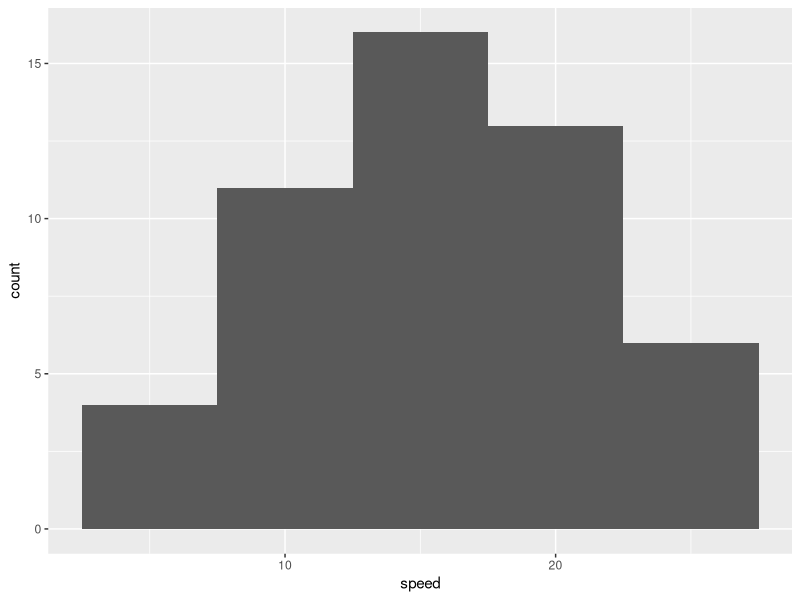

R code for this plot:
## ---- chunk 1
knitr::opts_chunk$set(echo = TRUE)
## ---- chunk 2
skimr::skim_without_charts(cars)
## ---- chunk 3
library(ggplot2)
ggplot2::ggplot(cars) +
  geom_histogram(aes(x = speed), binwidth = 5)
